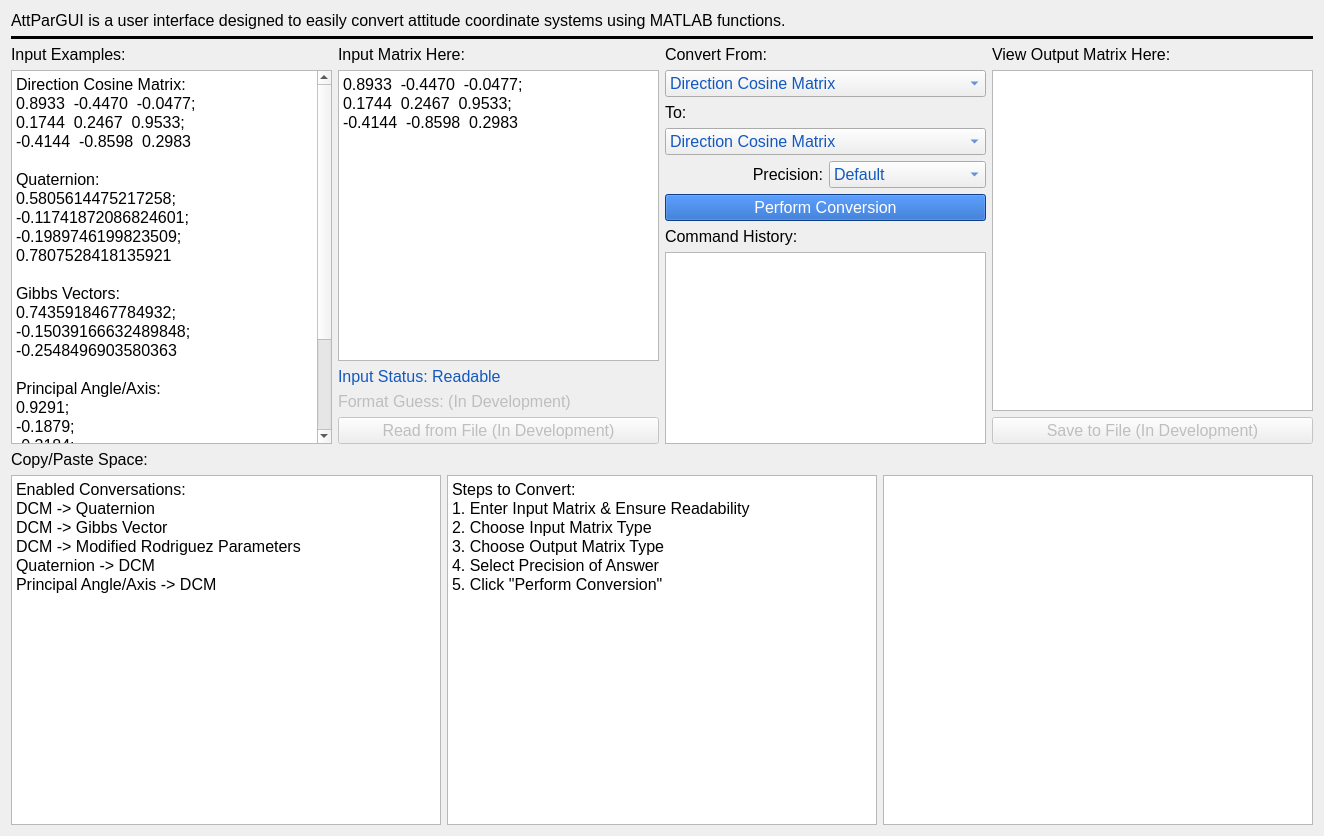
<?xml version="1.0" encoding="UTF-8"?>
<ui version="4.0">
 <class>AttParGUI</class>
 <widget class="QMainWindow" name="AttParGUI">
  <property name="geometry">
   <rect>
    <x>0</x>
    <y>0</y>
    <width>1324</width>
    <height>836</height>
   </rect>
  </property>
  <property name="windowTitle">
   <string>AttPar</string>
  </property>
  <widget class="QWidget" name="centralWidget">
   <layout class="QGridLayout" name="gridLayout">
    <item row="0" column="0">
     <widget class="QLabel" name="label_4">
      <property name="font">
       <font>
        <pointsize>12</pointsize>
       </font>
      </property>
      <property name="text">
       <string>AttParGUI is a user interface designed to easily convert attitude coordinate systems using MATLAB functions.</string>
      </property>
      <property name="wordWrap">
       <bool>true</bool>
      </property>
     </widget>
    </item>
    <item row="2" column="0">
     <layout class="QHBoxLayout" name="horizontalLayout_2">
      <property name="sizeConstraint">
       <enum>QLayout::SetDefaultConstraint</enum>
      </property>
      <item>
       <layout class="QVBoxLayout" name="verticalLayout_5">
        <item>
         <widget class="QLabel" name="label_8">
          <property name="font">
           <font>
            <pointsize>12</pointsize>
           </font>
          </property>
          <property name="text">
           <string>Input Examples:</string>
          </property>
          <property name="alignment">
           <set>Qt::AlignLeading|Qt::AlignLeft|Qt::AlignTop</set>
          </property>
          <property name="wordWrap">
           <bool>true</bool>
          </property>
         </widget>
        </item>
        <item>
         <widget class="QTextEdit" name="textEdit">
          <property name="font">
           <font>
            <pointsize>12</pointsize>
           </font>
          </property>
          <property name="html">
           <string>&lt;!DOCTYPE HTML PUBLIC &quot;-//W3C//DTD HTML 4.0//EN&quot; &quot;http://www.w3.org/TR/REC-html40/strict.dtd&quot;&gt;
&lt;html&gt;&lt;head&gt;&lt;meta name=&quot;qrichtext&quot; content=&quot;1&quot; /&gt;&lt;style type=&quot;text/css&quot;&gt;
p, li { white-space: pre-wrap; }
&lt;/style&gt;&lt;/head&gt;&lt;body style=&quot; font-family:'MS Shell Dlg 2'; font-size:12pt; font-weight:400; font-style:normal;&quot;&gt;
&lt;p style=&quot; margin-top:0px; margin-bottom:0px; margin-left:0px; margin-right:0px; -qt-block-indent:0; text-indent:0px;&quot;&gt;Direction Cosine Matrix:&lt;/p&gt;
&lt;p style=&quot; margin-top:0px; margin-bottom:0px; margin-left:0px; margin-right:0px; -qt-block-indent:0; text-indent:0px;&quot;&gt;&lt;span style=&quot; color:#000000;&quot;&gt;0.8933  -0.4470  -0.0477;&lt;/span&gt;&lt;/p&gt;
&lt;p style=&quot; margin-top:0px; margin-bottom:0px; margin-left:0px; margin-right:0px; -qt-block-indent:0; text-indent:0px;&quot;&gt;&lt;span style=&quot; color:#000000;&quot;&gt;0.1744  0.2467  0.9533;&lt;/span&gt;&lt;/p&gt;
&lt;p style=&quot; margin-top:0px; margin-bottom:0px; margin-left:0px; margin-right:0px; -qt-block-indent:0; text-indent:0px;&quot;&gt;&lt;span style=&quot; color:#000000;&quot;&gt;-0.4144  -0.8598  0.2983&lt;/span&gt;&lt;/p&gt;
&lt;p style=&quot;-qt-paragraph-type:empty; margin-top:0px; margin-bottom:0px; margin-left:0px; margin-right:0px; -qt-block-indent:0; text-indent:0px; color:#000000;&quot;&gt;&lt;br /&gt;&lt;/p&gt;
&lt;p style=&quot; margin-top:0px; margin-bottom:0px; margin-left:0px; margin-right:0px; -qt-block-indent:0; text-indent:0px;&quot;&gt;Quaternion:&lt;/p&gt;
&lt;p style=&quot; margin-top:0px; margin-bottom:0px; margin-left:0px; margin-right:0px; -qt-block-indent:0; text-indent:0px;&quot;&gt;0.5805614475217258;&lt;/p&gt;
&lt;p style=&quot; margin-top:0px; margin-bottom:0px; margin-left:0px; margin-right:0px; -qt-block-indent:0; text-indent:0px;&quot;&gt;-0.11741872086824601;&lt;/p&gt;
&lt;p style=&quot; margin-top:0px; margin-bottom:0px; margin-left:0px; margin-right:0px; -qt-block-indent:0; text-indent:0px;&quot;&gt;-0.1989746199823509;&lt;/p&gt;
&lt;p style=&quot; margin-top:0px; margin-bottom:0px; margin-left:0px; margin-right:0px; -qt-block-indent:0; text-indent:0px;&quot;&gt;0.7807528418135921&lt;/p&gt;
&lt;p style=&quot;-qt-paragraph-type:empty; margin-top:0px; margin-bottom:0px; margin-left:0px; margin-right:0px; -qt-block-indent:0; text-indent:0px; color:#000000;&quot;&gt;&lt;br /&gt;&lt;/p&gt;
&lt;p style=&quot; margin-top:0px; margin-bottom:0px; margin-left:0px; margin-right:0px; -qt-block-indent:0; text-indent:0px;&quot;&gt;Gibbs Vectors: &lt;/p&gt;
&lt;p style=&quot; margin-top:0px; margin-bottom:0px; margin-left:0px; margin-right:0px; -qt-block-indent:0; text-indent:0px;&quot;&gt;0.7435918467784932;&lt;/p&gt;
&lt;p style=&quot; margin-top:0px; margin-bottom:0px; margin-left:0px; margin-right:0px; -qt-block-indent:0; text-indent:0px;&quot;&gt;-0.15039166632489848;&lt;/p&gt;
&lt;p style=&quot; margin-top:0px; margin-bottom:0px; margin-left:0px; margin-right:0px; -qt-block-indent:0; text-indent:0px;&quot;&gt;-0.2548496903580363&lt;/p&gt;
&lt;p style=&quot;-qt-paragraph-type:empty; margin-top:0px; margin-bottom:0px; margin-left:0px; margin-right:0px; -qt-block-indent:0; text-indent:0px;&quot;&gt;&lt;br /&gt;&lt;/p&gt;
&lt;p style=&quot; margin-top:0px; margin-bottom:0px; margin-left:0px; margin-right:0px; -qt-block-indent:0; text-indent:0px;&quot;&gt;Principal Angle/Axis:&lt;/p&gt;
&lt;p style=&quot; margin-top:0px; margin-bottom:0px; margin-left:0px; margin-right:0px; -qt-block-indent:0; text-indent:0px;&quot;&gt;0.9291; &lt;/p&gt;
&lt;p style=&quot; margin-top:0px; margin-bottom:0px; margin-left:0px; margin-right:0px; -qt-block-indent:0; text-indent:0px;&quot;&gt;-0.1879;&lt;/p&gt;
&lt;p style=&quot; margin-top:0px; margin-bottom:0px; margin-left:0px; margin-right:0px; -qt-block-indent:0; text-indent:0px;&quot;&gt;-0.3184;&lt;/p&gt;
&lt;p style=&quot; margin-top:0px; margin-bottom:0px; margin-left:0px; margin-right:0px; -qt-block-indent:0; text-indent:0px;&quot;&gt;77.3409&lt;/p&gt;
&lt;p style=&quot;-qt-paragraph-type:empty; margin-top:0px; margin-bottom:0px; margin-left:0px; margin-right:0px; -qt-block-indent:0; text-indent:0px;&quot;&gt;&lt;br /&gt;&lt;/p&gt;
&lt;p style=&quot; margin-top:0px; margin-bottom:0px; margin-left:0px; margin-right:0px; -qt-block-indent:0; text-indent:0px;&quot;&gt;Modified Rodriguez Parameters: &lt;/p&gt;
&lt;p style=&quot; margin-top:0px; margin-bottom:0px; margin-left:0px; margin-right:0px; -qt-block-indent:0; text-indent:0px;&quot;&gt;71.86021796740117;&lt;/p&gt;
&lt;p style=&quot; margin-top:0px; margin-bottom:0px; margin-left:0px; margin-right:0px; -qt-block-indent:0; text-indent:0px;&quot;&gt;-14.533749891702612;&lt;/p&gt;
&lt;p style=&quot; margin-top:0px; margin-bottom:0px; margin-left:0px; margin-right:0px; -qt-block-indent:0; text-indent:0px;&quot;&gt;-24.628503361614406&lt;/p&gt;&lt;/body&gt;&lt;/html&gt;</string>
          </property>
         </widget>
        </item>
       </layout>
      </item>
      <item>
       <layout class="QVBoxLayout" name="verticalLayout_2">
        <item>
         <widget class="QLabel" name="label_5">
          <property name="font">
           <font>
            <pointsize>12</pointsize>
           </font>
          </property>
          <property name="text">
           <string>Input Matrix Here:</string>
          </property>
         </widget>
        </item>
        <item>
         <widget class="QTextEdit" name="inputT">
          <property name="font">
           <font>
            <pointsize>12</pointsize>
           </font>
          </property>
          <property name="tabChangesFocus">
           <bool>false</bool>
          </property>
          <property name="readOnly">
           <bool>false</bool>
          </property>
          <property name="html">
           <string>&lt;!DOCTYPE HTML PUBLIC &quot;-//W3C//DTD HTML 4.0//EN&quot; &quot;http://www.w3.org/TR/REC-html40/strict.dtd&quot;&gt;
&lt;html&gt;&lt;head&gt;&lt;meta name=&quot;qrichtext&quot; content=&quot;1&quot; /&gt;&lt;style type=&quot;text/css&quot;&gt;
p, li { white-space: pre-wrap; }
&lt;/style&gt;&lt;/head&gt;&lt;body style=&quot; font-family:'MS Shell Dlg 2'; font-size:12pt; font-weight:400; font-style:normal;&quot;&gt;
&lt;p style=&quot; margin-top:0px; margin-bottom:0px; margin-left:0px; margin-right:0px; -qt-block-indent:0; text-indent:0px;&quot;&gt;&lt;span style=&quot; color:#000000;&quot;&gt;0.8933  -0.4470  -0.0477;&lt;/span&gt;&lt;/p&gt;
&lt;p style=&quot; margin-top:0px; margin-bottom:0px; margin-left:0px; margin-right:0px; -qt-block-indent:0; text-indent:0px;&quot;&gt;&lt;span style=&quot; color:#000000;&quot;&gt;0.1744  0.2467  0.9533;&lt;/span&gt;&lt;/p&gt;
&lt;p style=&quot; margin-top:0px; margin-bottom:0px; margin-left:0px; margin-right:0px; -qt-block-indent:0; text-indent:0px;&quot;&gt;&lt;span style=&quot; color:#000000;&quot;&gt;-0.4144  -0.8598  0.2983&lt;/span&gt;&lt;/p&gt;
&lt;p style=&quot;-qt-paragraph-type:empty; margin-top:0px; margin-bottom:0px; margin-left:0px; margin-right:0px; -qt-block-indent:0; text-indent:0px; color:#000000;&quot;&gt;&lt;br /&gt;&lt;/p&gt;&lt;/body&gt;&lt;/html&gt;</string>
          </property>
         </widget>
        </item>
        <item>
         <widget class="QLabel" name="statusL">
          <property name="font">
           <font>
            <pointsize>12</pointsize>
           </font>
          </property>
          <property name="styleSheet">
           <string notr="true">color:#1358bf</string>
          </property>
          <property name="text">
           <string>Input Status: Readable</string>
          </property>
         </widget>
        </item>
        <item>
         <widget class="QLabel" name="formatL">
          <property name="enabled">
           <bool>false</bool>
          </property>
          <property name="font">
           <font>
            <pointsize>12</pointsize>
           </font>
          </property>
          <property name="text">
           <string>Format Guess: (In Development)</string>
          </property>
         </widget>
        </item>
        <item>
         <widget class="QPushButton" name="readInputB">
          <property name="enabled">
           <bool>false</bool>
          </property>
          <property name="font">
           <font>
            <pointsize>12</pointsize>
           </font>
          </property>
          <property name="text">
           <string>Read from File (In Development)</string>
          </property>
         </widget>
        </item>
       </layout>
      </item>
      <item>
       <layout class="QVBoxLayout" name="verticalLayout">
        <item>
         <widget class="QLabel" name="label">
          <property name="font">
           <font>
            <pointsize>12</pointsize>
           </font>
          </property>
          <property name="text">
           <string>Convert From:</string>
          </property>
         </widget>
        </item>
        <item>
         <widget class="QComboBox" name="fromCombo">
          <property name="font">
           <font>
            <pointsize>12</pointsize>
           </font>
          </property>
          <property name="styleSheet">
           <string notr="true">color:#1358bf</string>
          </property>
          <property name="duplicatesEnabled">
           <bool>false</bool>
          </property>
          <property name="frame">
           <bool>true</bool>
          </property>
          <item>
           <property name="text">
            <string>Direction Cosine Matrix</string>
           </property>
          </item>
          <item>
           <property name="text">
            <string>Eular Angles</string>
           </property>
          </item>
          <item>
           <property name="text">
            <string>Quaternion</string>
           </property>
          </item>
          <item>
           <property name="text">
            <string>Gibbs Vectors</string>
           </property>
          </item>
          <item>
           <property name="text">
            <string>Principal Angle/Axis</string>
           </property>
          </item>
          <item>
           <property name="text">
            <string>Modified Rodriguez Parameters</string>
           </property>
          </item>
         </widget>
        </item>
        <item>
         <widget class="QLabel" name="label_2">
          <property name="font">
           <font>
            <pointsize>12</pointsize>
           </font>
          </property>
          <property name="text">
           <string>To:</string>
          </property>
         </widget>
        </item>
        <item>
         <widget class="QComboBox" name="toCombo">
          <property name="font">
           <font>
            <pointsize>12</pointsize>
           </font>
          </property>
          <property name="styleSheet">
           <string notr="true">color:#1358bf</string>
          </property>
          <property name="duplicatesEnabled">
           <bool>false</bool>
          </property>
          <property name="frame">
           <bool>true</bool>
          </property>
          <item>
           <property name="text">
            <string>Direction Cosine Matrix</string>
           </property>
          </item>
          <item>
           <property name="text">
            <string>Eular Angles</string>
           </property>
          </item>
          <item>
           <property name="text">
            <string>Quaternion</string>
           </property>
          </item>
          <item>
           <property name="text">
            <string>Gibbs Vectors</string>
           </property>
          </item>
          <item>
           <property name="text">
            <string>Principal Angle/Axis</string>
           </property>
          </item>
          <item>
           <property name="text">
            <string>Modified Rodriguez Parameters</string>
           </property>
          </item>
         </widget>
        </item>
        <item>
         <layout class="QHBoxLayout" name="horizontalLayout_4">
          <item>
           <widget class="QLabel" name="label_10">
            <property name="font">
             <font>
              <pointsize>12</pointsize>
             </font>
            </property>
            <property name="text">
             <string>Precision:</string>
            </property>
            <property name="alignment">
             <set>Qt::AlignRight|Qt::AlignTrailing|Qt::AlignVCenter</set>
            </property>
           </widget>
          </item>
          <item>
           <widget class="QComboBox" name="precCombo">
            <property name="enabled">
             <bool>true</bool>
            </property>
            <property name="font">
             <font>
              <pointsize>12</pointsize>
             </font>
            </property>
            <property name="styleSheet">
             <string notr="true">color:#1358bf</string>
            </property>
            <item>
             <property name="text">
              <string>Default</string>
             </property>
            </item>
            <item>
             <property name="text">
              <string>1 - 0.1</string>
             </property>
            </item>
            <item>
             <property name="text">
              <string>2 - 0.01</string>
             </property>
            </item>
            <item>
             <property name="text">
              <string>3 - 0.001</string>
             </property>
            </item>
            <item>
             <property name="text">
              <string>4 - 0.0001</string>
             </property>
            </item>
            <item>
             <property name="text">
              <string>5 - 0.00001</string>
             </property>
            </item>
            <item>
             <property name="text">
              <string>6 - 0.000001</string>
             </property>
            </item>
           </widget>
          </item>
         </layout>
        </item>
        <item>
         <widget class="QPushButton" name="convB">
          <property name="font">
           <font>
            <pointsize>12</pointsize>
           </font>
          </property>
          <property name="styleSheet">
           <string notr="true">background-color:#1358bf;
color:white</string>
          </property>
          <property name="text">
           <string>Perform Conversion</string>
          </property>
         </widget>
        </item>
        <item>
         <widget class="QLabel" name="label_3">
          <property name="font">
           <font>
            <pointsize>12</pointsize>
           </font>
          </property>
          <property name="text">
           <string>Command History:</string>
          </property>
         </widget>
        </item>
        <item>
         <widget class="QPlainTextEdit" name="history">
          <property name="font">
           <font>
            <pointsize>10</pointsize>
           </font>
          </property>
         </widget>
        </item>
       </layout>
      </item>
      <item>
       <layout class="QVBoxLayout" name="verticalLayout_3">
        <item>
         <widget class="QLabel" name="label_7">
          <property name="font">
           <font>
            <pointsize>12</pointsize>
           </font>
          </property>
          <property name="text">
           <string>View Output Matrix Here:</string>
          </property>
         </widget>
        </item>
        <item>
         <widget class="QTextEdit" name="outputT">
          <property name="font">
           <font>
            <pointsize>12</pointsize>
           </font>
          </property>
          <property name="html">
           <string>&lt;!DOCTYPE HTML PUBLIC &quot;-//W3C//DTD HTML 4.0//EN&quot; &quot;http://www.w3.org/TR/REC-html40/strict.dtd&quot;&gt;
&lt;html&gt;&lt;head&gt;&lt;meta name=&quot;qrichtext&quot; content=&quot;1&quot; /&gt;&lt;style type=&quot;text/css&quot;&gt;
p, li { white-space: pre-wrap; }
&lt;/style&gt;&lt;/head&gt;&lt;body style=&quot; font-family:'MS Shell Dlg 2'; font-size:12pt; font-weight:400; font-style:normal;&quot;&gt;
&lt;p style=&quot;-qt-paragraph-type:empty; margin-top:0px; margin-bottom:0px; margin-left:0px; margin-right:0px; -qt-block-indent:0; text-indent:0px; font-size:8pt;&quot;&gt;&lt;br /&gt;&lt;/p&gt;&lt;/body&gt;&lt;/html&gt;</string>
          </property>
         </widget>
        </item>
        <item>
         <widget class="QPushButton" name="pushButton_2">
          <property name="enabled">
           <bool>false</bool>
          </property>
          <property name="font">
           <font>
            <pointsize>12</pointsize>
           </font>
          </property>
          <property name="text">
           <string>Save to File (In Development)</string>
          </property>
         </widget>
        </item>
       </layout>
      </item>
     </layout>
    </item>
    <item row="1" column="0">
     <widget class="Line" name="line">
      <property name="frameShadow">
       <enum>QFrame::Plain</enum>
      </property>
      <property name="lineWidth">
       <number>5</number>
      </property>
      <property name="orientation">
       <enum>Qt::Horizontal</enum>
      </property>
     </widget>
    </item>
    <item row="4" column="0">
     <layout class="QHBoxLayout" name="horizontalLayout">
      <item>
       <widget class="QTextEdit" name="textEdit_2">
        <property name="font">
         <font>
          <pointsize>12</pointsize>
         </font>
        </property>
        <property name="html">
         <string>&lt;!DOCTYPE HTML PUBLIC &quot;-//W3C//DTD HTML 4.0//EN&quot; &quot;http://www.w3.org/TR/REC-html40/strict.dtd&quot;&gt;
&lt;html&gt;&lt;head&gt;&lt;meta name=&quot;qrichtext&quot; content=&quot;1&quot; /&gt;&lt;style type=&quot;text/css&quot;&gt;
p, li { white-space: pre-wrap; }
&lt;/style&gt;&lt;/head&gt;&lt;body style=&quot; font-family:'MS Shell Dlg 2'; font-size:12pt; font-weight:400; font-style:normal;&quot;&gt;
&lt;p style=&quot; margin-top:0px; margin-bottom:0px; margin-left:0px; margin-right:0px; -qt-block-indent:0; text-indent:0px;&quot;&gt;Enabled Conversations:&lt;/p&gt;
&lt;p style=&quot; margin-top:0px; margin-bottom:0px; margin-left:0px; margin-right:0px; -qt-block-indent:0; text-indent:0px;&quot;&gt;DCM -&amp;gt; Quaternion&lt;/p&gt;
&lt;p style=&quot; margin-top:0px; margin-bottom:0px; margin-left:0px; margin-right:0px; -qt-block-indent:0; text-indent:0px;&quot;&gt;DCM -&amp;gt; Gibbs Vector&lt;/p&gt;
&lt;p style=&quot; margin-top:0px; margin-bottom:0px; margin-left:0px; margin-right:0px; -qt-block-indent:0; text-indent:0px;&quot;&gt;DCM -&amp;gt; Modified Rodriguez Parameters&lt;/p&gt;
&lt;p style=&quot; margin-top:0px; margin-bottom:0px; margin-left:0px; margin-right:0px; -qt-block-indent:0; text-indent:0px;&quot;&gt;Quaternion -&amp;gt; DCM&lt;/p&gt;
&lt;p style=&quot; margin-top:0px; margin-bottom:0px; margin-left:0px; margin-right:0px; -qt-block-indent:0; text-indent:0px;&quot;&gt;Principal Angle/Axis -&amp;gt; DCM&lt;/p&gt;&lt;/body&gt;&lt;/html&gt;</string>
        </property>
       </widget>
      </item>
      <item>
       <widget class="QTextEdit" name="textEdit_3">
        <property name="font">
         <font>
          <pointsize>12</pointsize>
         </font>
        </property>
        <property name="html">
         <string>&lt;!DOCTYPE HTML PUBLIC &quot;-//W3C//DTD HTML 4.0//EN&quot; &quot;http://www.w3.org/TR/REC-html40/strict.dtd&quot;&gt;
&lt;html&gt;&lt;head&gt;&lt;meta name=&quot;qrichtext&quot; content=&quot;1&quot; /&gt;&lt;style type=&quot;text/css&quot;&gt;
p, li { white-space: pre-wrap; }
&lt;/style&gt;&lt;/head&gt;&lt;body style=&quot; font-family:'MS Shell Dlg 2'; font-size:12pt; font-weight:400; font-style:normal;&quot;&gt;
&lt;p style=&quot; margin-top:0px; margin-bottom:0px; margin-left:0px; margin-right:0px; -qt-block-indent:0; text-indent:0px;&quot;&gt;Steps to Convert:&lt;/p&gt;
&lt;p style=&quot; margin-top:0px; margin-bottom:0px; margin-left:0px; margin-right:0px; -qt-block-indent:0; text-indent:0px;&quot;&gt;1. Enter Input Matrix &amp;amp; Ensure Readability&lt;/p&gt;
&lt;p style=&quot; margin-top:0px; margin-bottom:0px; margin-left:0px; margin-right:0px; -qt-block-indent:0; text-indent:0px;&quot;&gt;2. Choose Input Matrix Type&lt;/p&gt;
&lt;p style=&quot; margin-top:0px; margin-bottom:0px; margin-left:0px; margin-right:0px; -qt-block-indent:0; text-indent:0px;&quot;&gt;3. Choose Output Matrix Type&lt;/p&gt;
&lt;p style=&quot; margin-top:0px; margin-bottom:0px; margin-left:0px; margin-right:0px; -qt-block-indent:0; text-indent:0px;&quot;&gt;4. Select Precision of Answer&lt;/p&gt;
&lt;p style=&quot; margin-top:0px; margin-bottom:0px; margin-left:0px; margin-right:0px; -qt-block-indent:0; text-indent:0px;&quot;&gt;5. Click &amp;quot;Perform Conversion&amp;quot;&lt;/p&gt;&lt;/body&gt;&lt;/html&gt;</string>
        </property>
       </widget>
      </item>
      <item>
       <widget class="QTextEdit" name="textEdit_4">
        <property name="font">
         <font>
          <pointsize>12</pointsize>
         </font>
        </property>
       </widget>
      </item>
     </layout>
    </item>
    <item row="3" column="0">
     <widget class="QLabel" name="label_9">
      <property name="font">
       <font>
        <pointsize>12</pointsize>
       </font>
      </property>
      <property name="text">
       <string>Copy/Paste Space:</string>
      </property>
     </widget>
    </item>
   </layout>
  </widget>
 </widget>
 <layoutdefault spacing="6" margin="11"/>
 <resources/>
 <connections/>
</ui>
